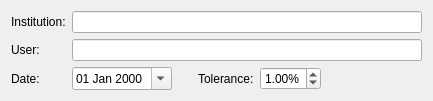
      <widget class="QWidget" name="siteDataWidget" native="true">
       <property name="sizePolicy">
        <sizepolicy hsizetype="Fixed" vsizetype="Fixed">
         <horstretch>0</horstretch>
         <verstretch>0</verstretch>
        </sizepolicy>
       </property>
       <layout class="QVBoxLayout" name="verticalLayout_9">
        <item>
         <layout class="QFormLayout" name="siteDataFL">
          <property name="fieldGrowthPolicy">
           <enum>QFormLayout::ExpandingFieldsGrow</enum>
          </property>
          <item row="0" column="0">
           <widget class="QLabel" name="institutionLabel">
            <property name="sizePolicy">
             <sizepolicy hsizetype="Expanding" vsizetype="Preferred">
              <horstretch>0</horstretch>
              <verstretch>0</verstretch>
             </sizepolicy>
            </property>
            <property name="text">
             <string>Institution:</string>
            </property>
           </widget>
          </item>
          <item row="0" column="1">
           <widget class="QLineEdit" name="institutionLE">
            <property name="sizePolicy">
             <sizepolicy hsizetype="MinimumExpanding" vsizetype="Fixed">
              <horstretch>0</horstretch>
              <verstretch>0</verstretch>
             </sizepolicy>
            </property>
            <property name="minimumSize">
             <size>
              <width>350</width>
              <height>0</height>
             </size>
            </property>
            <property name="text">
             <string/>
            </property>
            <property name="clearButtonEnabled">
             <bool>true</bool>
            </property>
           </widget>
          </item>
          <item row="1" column="0">
           <widget class="QLabel" name="userLabel">
            <property name="sizePolicy">
             <sizepolicy hsizetype="Preferred" vsizetype="Preferred">
              <horstretch>0</horstretch>
              <verstretch>0</verstretch>
             </sizepolicy>
            </property>
            <property name="text">
             <string>User:</string>
            </property>
           </widget>
          </item>
          <item row="1" column="1">
           <widget class="QLineEdit" name="userLE">
            <property name="sizePolicy">
             <sizepolicy hsizetype="MinimumExpanding" vsizetype="Fixed">
              <horstretch>0</horstretch>
              <verstretch>0</verstretch>
             </sizepolicy>
            </property>
            <property name="minimumSize">
             <size>
              <width>350</width>
              <height>0</height>
             </size>
            </property>
           </widget>
          </item>
          <item row="2" column="0">
           <widget class="QLabel" name="dateLabel">
            <property name="sizePolicy">
             <sizepolicy hsizetype="Preferred" vsizetype="Preferred">
              <horstretch>0</horstretch>
              <verstretch>0</verstretch>
             </sizepolicy>
            </property>
            <property name="text">
             <string>Date:</string>
            </property>
           </widget>
          </item>
          <item row="2" column="1">
           <layout class="QHBoxLayout" name="horizontalLayout_2">
            <item>
             <widget class="QDateEdit" name="dateDE">
              <property name="enabled">
               <bool>true</bool>
              </property>
              <property name="sizePolicy">
               <sizepolicy hsizetype="Fixed" vsizetype="Fixed">
                <horstretch>0</horstretch>
                <verstretch>0</verstretch>
               </sizepolicy>
              </property>
              <property name="minimumSize">
               <size>
                <width>100</width>
                <height>0</height>
               </size>
              </property>
              <property name="inputMethodHints">
               <set>Qt::ImhPreferNumbers</set>
              </property>
              <property name="displayFormat">
               <string>dd MMM yyyy</string>
              </property>
              <property name="calendarPopup">
               <bool>true</bool>
              </property>
              <property name="timeSpec">
               <enum>Qt::LocalTime</enum>
              </property>
             </widget>
            </item>
            <item>
             <spacer name="horizontalSpacer_3">
              <property name="orientation">
               <enum>Qt::Horizontal</enum>
              </property>
              <property name="sizeType">
               <enum>QSizePolicy::Fixed</enum>
              </property>
              <property name="sizeHint" stdset="0">
               <size>
                <width>20</width>
                <height>20</height>
               </size>
              </property>
             </spacer>
            </item>
            <item>
             <layout class="QHBoxLayout" name="horizontalLayout_3">
              <item>
               <widget class="QLabel" name="toleranceLabel">
                <property name="text">
                 <string>Tolerance:</string>
                </property>
               </widget>
              </item>
              <item>
               <widget class="QDoubleSpinBox" name="toleranceDSB">
                <property name="suffix">
                 <string>%</string>
                </property>
                <property name="minimum">
                 <double>0.500000000000000</double>
                </property>
                <property name="maximum">
                 <double>5.000000000000000</double>
                </property>
                <property name="value">
                 <double>1.000000000000000</double>
                </property>
               </widget>
              </item>
             </layout>
            </item>
           </layout>
          </item>
         </layout>
        </item>
       </layout>
      </widget>
